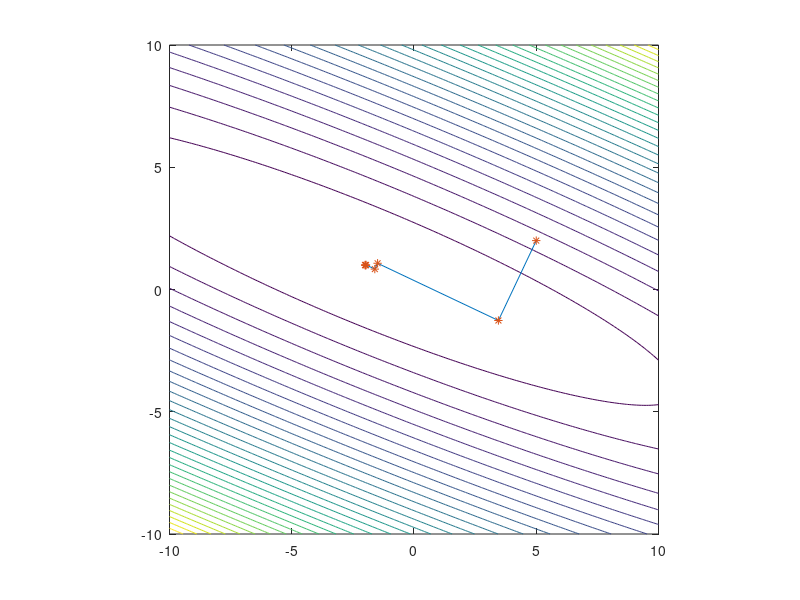

The MATLAB source for this figure:
function testCGD()
    clear all; close all; clc; 
    xo=[randi(10); randi(10)];

    A=[1 2; 2 5]; b=[0;1];

    x1=-10:.1:10;
    x2=-10:.1:10;
    [X1,X2] = meshgrid(x1,x2);
    Z = (1/2)*X1.^2+2*X1.*X2+(5/2)*X2.^2-X2+4;
    contour (X1,X2,Z, 30);

    Tx = inv(A)*b;

    [xn, i] = normalGD(A, xo, b); 
    i
    [Tx xn]
end

function [xn, i] = normalGD(A, xo, b)
    xa=xo; 
    for i=1:inf
        g=A*xo-b; 
        alpha=g'*g/(g'*A*g); 
        xn=xo-alpha*g;
        xa=[xa xn];
        xo = xn;
        errnorm=norm(A*xn-b,2);
        if errnorm <0.001 
            break;
        end
    end 
    hold on
    plot(xa(1, :) ,xa(2,: ));
    hold on
    plot(xa(1, :),xa (2, :), '*');
    axis equal 
end